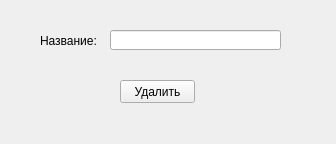
<?xml version="1.0" encoding="UTF-8"?>
<ui version="4.0">
 <class>DelKlientForm</class>
 <widget class="QWidget" name="DelKlientForm">
  <property name="geometry">
   <rect>
    <x>0</x>
    <y>0</y>
    <width>336</width>
    <height>144</height>
   </rect>
  </property>
  <property name="windowTitle">
   <string>Form</string>
  </property>
  <widget class="QLineEdit" name="lineEdit">
   <property name="geometry">
    <rect>
     <x>110</x>
     <y>30</y>
     <width>171</width>
     <height>20</height>
    </rect>
   </property>
   <property name="text">
    <string/>
   </property>
  </widget>
  <widget class="QPushButton" name="pushButton">
   <property name="geometry">
    <rect>
     <x>120</x>
     <y>80</y>
     <width>75</width>
     <height>23</height>
    </rect>
   </property>
   <property name="text">
    <string>Удалить</string>
   </property>
  </widget>
  <widget class="QLabel" name="label">
   <property name="geometry">
    <rect>
     <x>40</x>
     <y>30</y>
     <width>61</width>
     <height>21</height>
    </rect>
   </property>
   <property name="text">
    <string>Название:</string>
   </property>
  </widget>
 </widget>
 <resources/>
 <connections/>
</ui>
